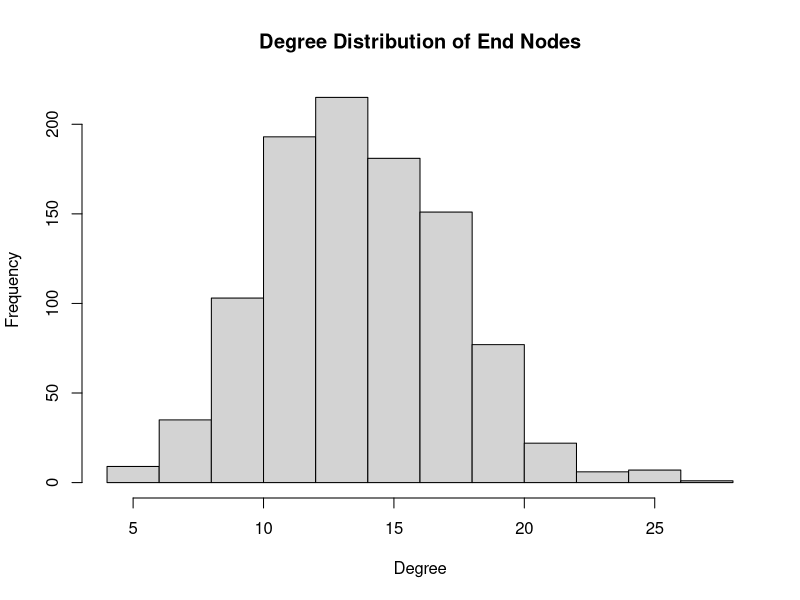

Recreate this plot in R.
library('igraph')
library('Matrix')
library('pracma')

#(A)
g <- sample_gnp(n=900, p=0.015, directed=F)

#plot(g, vertex.size=1, vertex.label=NA)

#(B)
steps <- 15
iterations <- 1000

avg_distances <- numeric(steps)
variances <- numeric(steps)
end_node_deg <- numeric(steps)

for (t in 1:steps) {
  start <- sample(1:900, 1)
  distances <- numeric(iterations)
  
  for (i in 1:iterations) {
    walk <- random_walk(g, start, t)
    end <- walk[length(walk)]  
    distance <- shortest_paths(g, start, end)$vpath
    distances[i] <- sapply(distance, function(v) length(v))
    #for (C)
    end_node_deg[i] = degree(g, end)
  }
  
  avg_distance <- mean(distances)
  variance <- var(distances)

  avg_distances[t] <- avg_distance
  variances[t] <- variance
}

t <- 1:steps
#plot(t, avg_distances, xlab="t", ylab="<s(t)>")
#plot(t, variances, xlab="t", ylab="<sigma2(t)>")

#(C)
end_node_deg <- unlist(end_node_deg)
hist(end_node_deg, main = "Degree Distribution of End Nodes", xlab = "Degree", ylab = "Frequency")

degree_distribution <- degree(g)
#hist(degree_distribution, main = "Degree Distribution", xlab = "Degree", ylab = "Frequency")

cat("PoOP")